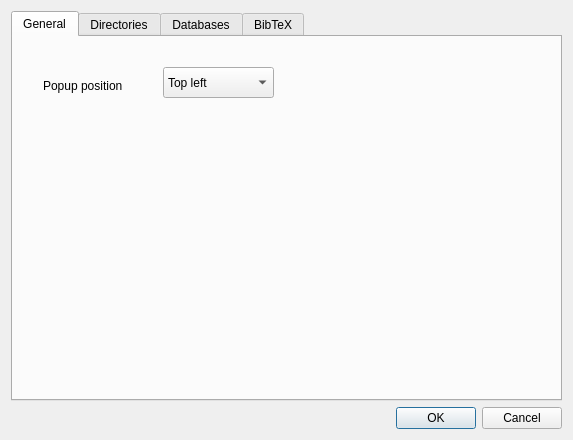
<?xml version="1.0" encoding="UTF-8"?>
<ui version="4.0">
 <class>SettingsDialog</class>
 <widget class="QDialog" name="SettingsDialog">
  <property name="geometry">
   <rect>
    <x>0</x>
    <y>0</y>
    <width>573</width>
    <height>440</height>
   </rect>
  </property>
  <property name="windowTitle">
   <string>Dialog</string>
  </property>
  <layout class="QVBoxLayout" name="verticalLayout">
   <item>
    <widget class="QTabWidget" name="tabWidget">
     <property name="currentIndex">
      <number>0</number>
     </property>
     <widget class="QWidget" name="tab">
      <attribute name="title">
       <string>General</string>
      </attribute>
      <widget class="QLabel" name="label_4">
       <property name="geometry">
        <rect>
         <x>30</x>
         <y>40</y>
         <width>121</width>
         <height>17</height>
        </rect>
       </property>
       <property name="text">
        <string>Popup position</string>
       </property>
      </widget>
      <widget class="QComboBox" name="comboBox">
       <property name="geometry">
        <rect>
         <x>150</x>
         <y>30</y>
         <width>111</width>
         <height>31</height>
        </rect>
       </property>
       <item>
        <property name="text">
         <string>Top left</string>
        </property>
       </item>
       <item>
        <property name="text">
         <string>Top right</string>
        </property>
       </item>
       <item>
        <property name="text">
         <string>Bottom left</string>
        </property>
       </item>
       <item>
        <property name="text">
         <string>Bottom right</string>
        </property>
       </item>
       <item>
        <property name="text">
         <string>Center</string>
        </property>
       </item>
       <item>
        <property name="text">
         <string>Remember</string>
        </property>
       </item>
      </widget>
     </widget>
     <widget class="QWidget" name="directoriesTab">
      <attribute name="title">
       <string>Directories</string>
      </attribute>
      <layout class="QVBoxLayout" name="verticalLayout_2">
       <item>
        <layout class="QHBoxLayout" name="horizontalLayout">
         <item>
          <widget class="QLabel" name="label">
           <property name="text">
            <string>All files created in the following directories will be catched up</string>
           </property>
          </widget>
         </item>
         <item>
          <widget class="QToolButton" name="toolButton">
           <property name="text">
            <string>...</string>
           </property>
          </widget>
         </item>
         <item>
          <widget class="QToolButton" name="toolButton_2">
           <property name="text">
            <string>...</string>
           </property>
          </widget>
         </item>
         <item>
          <widget class="QToolButton" name="toolButton_3">
           <property name="text">
            <string>...</string>
           </property>
          </widget>
         </item>
         <item>
          <widget class="QToolButton" name="toolButton_4">
           <property name="text">
            <string>...</string>
           </property>
          </widget>
         </item>
        </layout>
       </item>
       <item>
        <widget class="QTreeWidget" name="treeWidget">
         <column>
          <property name="text">
           <string>Enabled</string>
          </property>
         </column>
         <column>
          <property name="text">
           <string>Recursive</string>
          </property>
         </column>
         <column>
          <property name="text">
           <string>Path</string>
          </property>
         </column>
         <column>
          <property name="text">
           <string>File mask</string>
          </property>
         </column>
         <item>
          <property name="text">
           <string/>
          </property>
          <property name="checkState">
           <enum>Checked</enum>
          </property>
          <property name="text">
           <string/>
          </property>
          <property name="checkState">
           <enum>Checked</enum>
          </property>
          <property name="text">
           <string>/home/firegurafiku/Downloads</string>
          </property>
          <property name="text">
           <string>*.pdf;*.djv?</string>
          </property>
         </item>
        </widget>
       </item>
      </layout>
     </widget>
     <widget class="QWidget" name="rrr">
      <attribute name="title">
       <string>Databases</string>
      </attribute>
      <widget class="QToolButton" name="toolButton_9">
       <property name="geometry">
        <rect>
         <x>407</x>
         <y>0</y>
         <width>31</width>
         <height>33</height>
        </rect>
       </property>
       <property name="text">
        <string>...</string>
       </property>
      </widget>
      <widget class="QToolButton" name="toolButton_10">
       <property name="geometry">
        <rect>
         <x>518</x>
         <y>0</y>
         <width>31</width>
         <height>33</height>
        </rect>
       </property>
       <property name="text">
        <string>...</string>
       </property>
      </widget>
      <widget class="QToolButton" name="toolButton_11">
       <property name="geometry">
        <rect>
         <x>444</x>
         <y>0</y>
         <width>31</width>
         <height>33</height>
        </rect>
       </property>
       <property name="text">
        <string>...</string>
       </property>
      </widget>
      <widget class="QTreeWidget" name="treeWidget_3">
       <property name="geometry">
        <rect>
         <x>15</x>
         <y>46</y>
         <width>541</width>
         <height>301</height>
        </rect>
       </property>
       <column>
        <property name="text">
         <string>Enabled</string>
        </property>
       </column>
       <column>
        <property name="text">
         <string>File path</string>
        </property>
       </column>
       <column>
        <property name="text">
         <string>Display name</string>
        </property>
       </column>
       <item>
        <property name="text">
         <string/>
        </property>
        <property name="checkState">
         <enum>Checked</enum>
        </property>
        <property name="text">
         <string>/home/firegurafiku/Downloads</string>
        </property>
        <property name="text">
         <string>Articles</string>
        </property>
       </item>
      </widget>
      <widget class="QToolButton" name="toolButton_12">
       <property name="geometry">
        <rect>
         <x>481</x>
         <y>0</y>
         <width>31</width>
         <height>33</height>
        </rect>
       </property>
       <property name="text">
        <string>...</string>
       </property>
      </widget>
      <widget class="QLabel" name="label_3">
       <property name="geometry">
        <rect>
         <x>10</x>
         <y>0</y>
         <width>391</width>
         <height>33</height>
        </rect>
       </property>
       <property name="text">
        <string>All files created in the following directories will be catched up</string>
       </property>
      </widget>
     </widget>
     <widget class="QWidget" name="tab_3">
      <attribute name="title">
       <string>BibTeX</string>
      </attribute>
      <widget class="QTreeWidget" name="treeWidget_4">
       <property name="geometry">
        <rect>
         <x>40</x>
         <y>60</y>
         <width>451</width>
         <height>211</height>
        </rect>
       </property>
       <column>
        <property name="text">
         <string>Field name</string>
        </property>
       </column>
       <column>
        <property name="text">
         <string>Display as</string>
        </property>
       </column>
       <column>
        <property name="text">
         <string>Preserve</string>
        </property>
       </column>
      </widget>
     </widget>
    </widget>
   </item>
   <item>
    <widget class="QDialogButtonBox" name="buttonBox">
     <property name="orientation">
      <enum>Qt::Horizontal</enum>
     </property>
     <property name="standardButtons">
      <set>QDialogButtonBox::Cancel|QDialogButtonBox::Ok</set>
     </property>
    </widget>
   </item>
  </layout>
 </widget>
 <resources/>
 <connections>
  <connection>
   <sender>buttonBox</sender>
   <signal>accepted()</signal>
   <receiver>SettingsDialog</receiver>
   <slot>accept()</slot>
   <hints>
    <hint type="sourcelabel">
     <x>248</x>
     <y>254</y>
    </hint>
    <hint type="destinationlabel">
     <x>157</x>
     <y>274</y>
    </hint>
   </hints>
  </connection>
  <connection>
   <sender>buttonBox</sender>
   <signal>rejected()</signal>
   <receiver>SettingsDialog</receiver>
   <slot>reject()</slot>
   <hints>
    <hint type="sourcelabel">
     <x>316</x>
     <y>260</y>
    </hint>
    <hint type="destinationlabel">
     <x>286</x>
     <y>274</y>
    </hint>
   </hints>
  </connection>
 </connections>
</ui>
